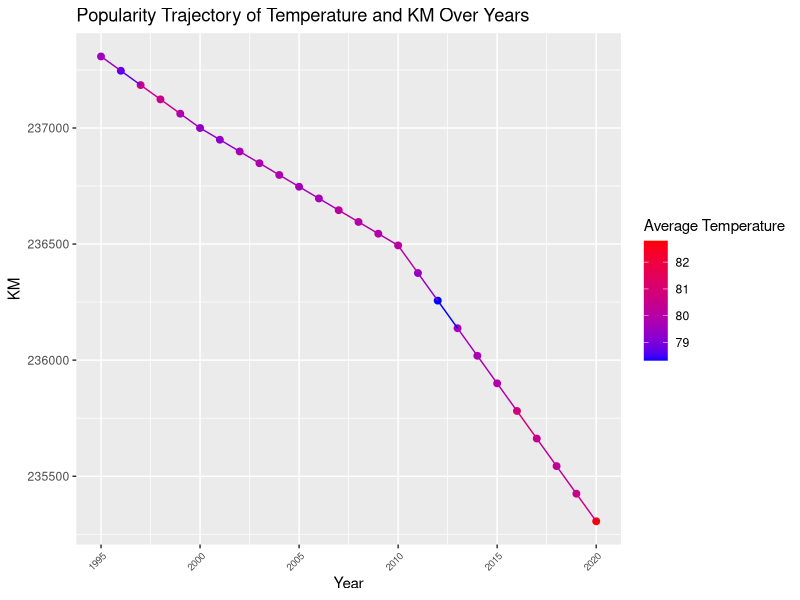
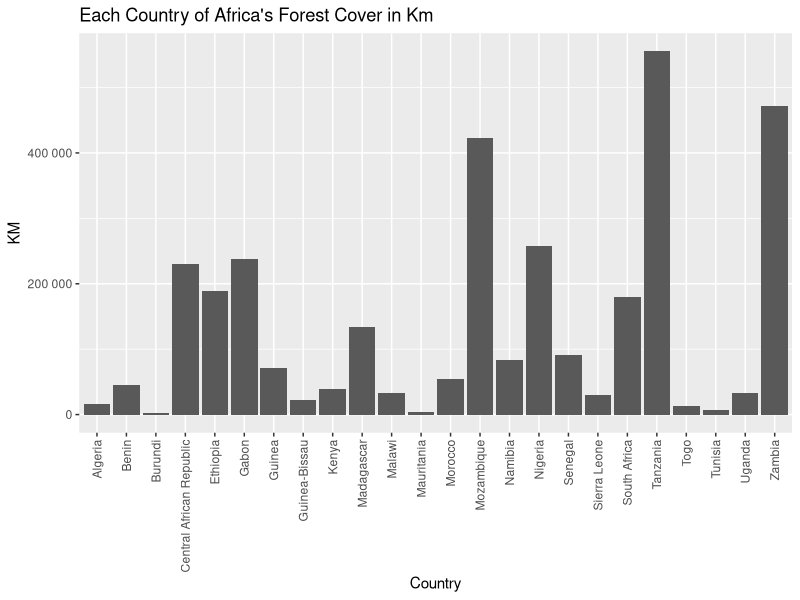
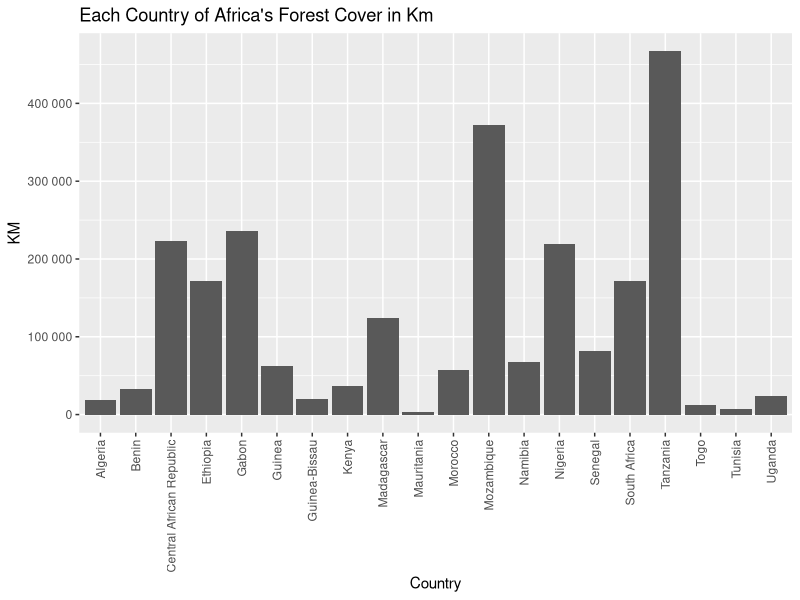
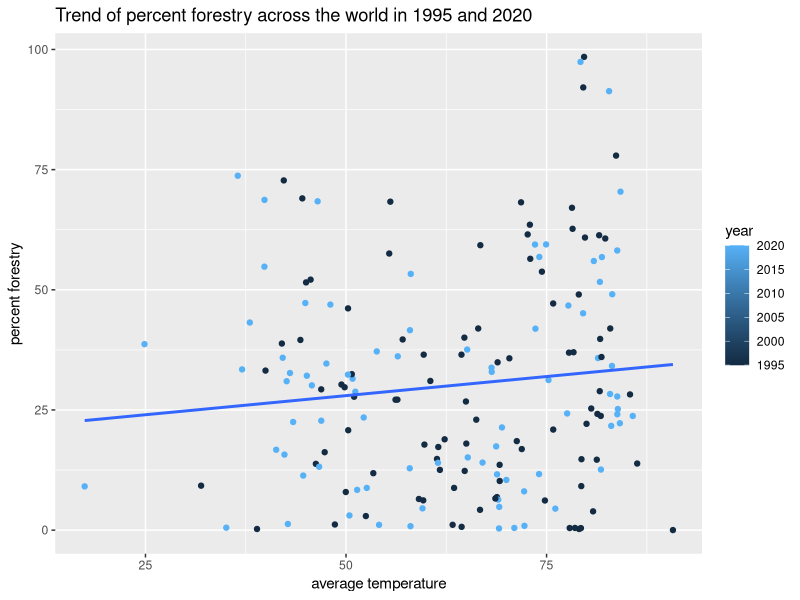
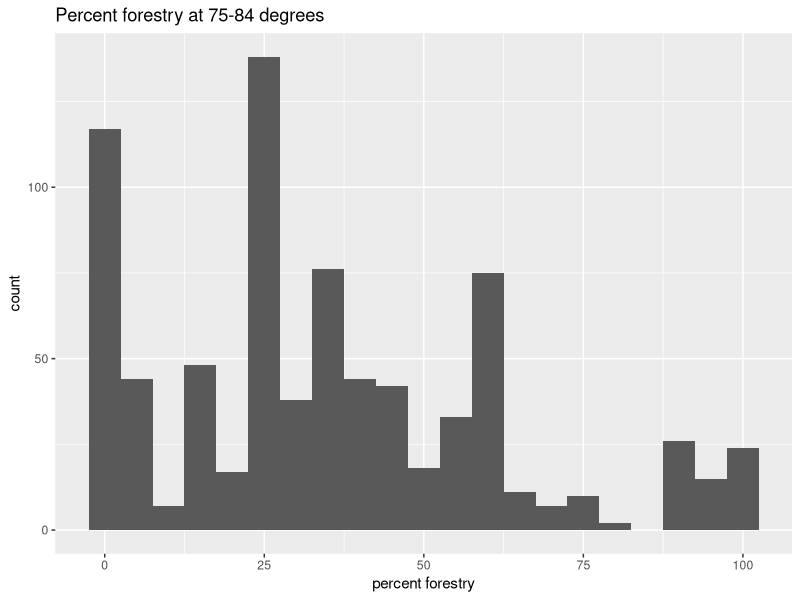
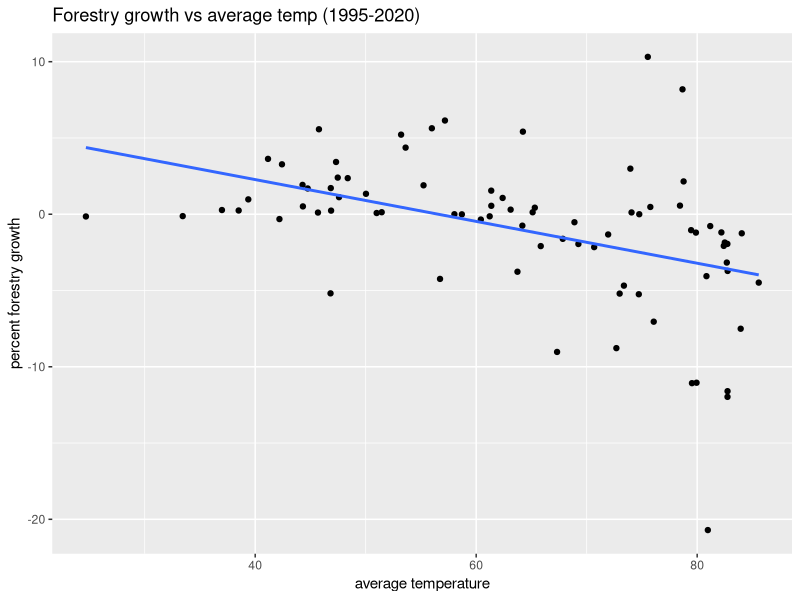
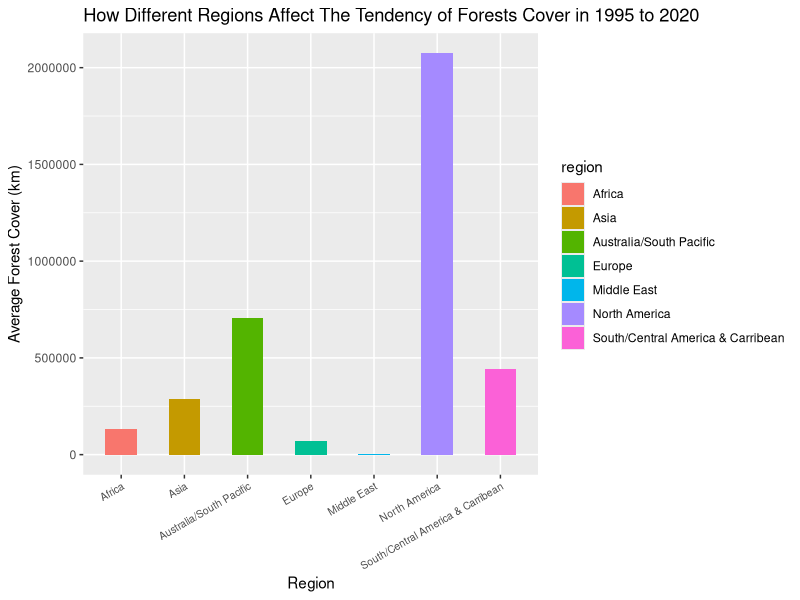
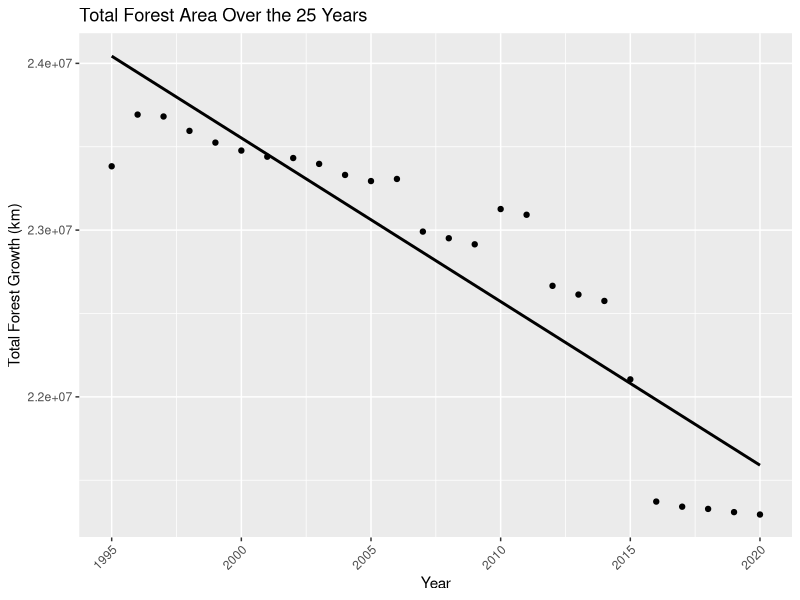

These charts were generated, in order, by the following R code:
## ---- chunk 1
library(readr)
library(dplyr)
library(tidyverse)
library(stringr)
library(ggplot2)
## ---- chunk 2
forest_km <- read_delim("forest_area_km.csv")
forest_percent <- read_delim("forest_area_percent.csv")
global_temp <- read_delim("Global_Temperatures.csv")
## ---- chunk 3
head(forest_km,5) 
head(forest_percent,5) 
head(global_temp,5)
## ---- chunk 4
forest_km <- forest_km %>%
  rename(country = `Country Name`)
  head(forest_km, 5)
## ---- chunk 5
forest_percent <- forest_percent %>%
  rename(country = `Country Name`)
  head(forest_km, 5)
## ---- chunk 6
global_temp <- global_temp %>%
  mutate(year = as.character(year))
## ---- chunk 7
countryList <- c('country', 'Country Code')

longForestKM <- forest_km %>%
   pivot_longer(!countryList, names_to = "year", values_to = "km")
longForestKM

## ---- chunk 8

longForestPercent <- forest_percent %>%
   pivot_longer(!countryList, names_to = "year", values_to = "percent")
longForestPercent
## ---- chunk 9
forest_km_percent <- left_join(longForestKM, longForestPercent)
forest_km_percent
## ---- chunk 10
final_set2 <- inner_join(global_temp, forest_km_percent)
final_set2

final_set2 <- final_set2 %>%
  mutate(year = as.numeric(year))
## ---- chunk 11
final_set2 %>%
  filter(country == "Gabon") %>%
  ggplot(aes(x = year, y = km, color = average_temperature)) +
  geom_point(size = 2) +
  geom_line() +  # Add this line to connect the points
  scale_color_gradient(low = "blue", high = "red") +
  labs(x = "Year", y = "KM", color = "Average Temperature", 
       title = "Popularity Trajectory of Temperature and KM Over Years") +
  theme(axis.text.x = element_text(angle = 45, size = 7, hjust = 1))

## ---- chunk 12
library(scales)

final_set2 %>%
  filter(region == "Africa", year == "1995") %>%
  ggplot() +
  geom_bar(mapping = aes(x = country, y = km), stat = "identity") +
  theme(axis.text.x = element_text(angle = 90, vjust = 0.5, hjust=1)) +
  scale_y_continuous(labels = label_number()) +
  labs(x = "Country", y = "KM",
       title = "Each Country of Africa's Forest Cover in Km")

## ---- chunk 13

final_set2 %>%
  filter(region == "Africa", year == "2018") %>%
  ggplot() +
  geom_bar(mapping = aes(x = country, y = km), stat = "identity") +
  theme(axis.text.x = element_text(angle = 90, vjust = 0.5, hjust=1)) +
  scale_y_continuous(labels = label_number()) +
  labs(x = "Country", y = "KM",
       title = "Each Country of Africa's Forest Cover in Km")

## ---- chunk 14
final_set2 %>% filter(year==2020 | year==1995) %>% group_by(year) %>% 
  ggplot(aes(x=average_temperature, y=percent, col=year)) + geom_point() + 
  geom_smooth(method=lm, se=FALSE) + 
  labs(title="Trend of percent forestry across the world in 1995 and 2020", x="average temperature", y="percent forestry")
## ---- chunk 15
final_set2 %>% filter(year==2020 | year==1995) %>% group_by(year) %>% 
  filter(rank(-percent)==1) %>% summarize(country, average_temperature, percent)
## ---- chunk 16
final_set2 %>% filter(round(average_temperature/10)*10==80) %>% 
  ggplot(aes(x=percent)) + geom_histogram(binwidth=5) + 
  labs(title="Percent forestry at 75-84 degrees", x="percent forestry")
## ---- chunk 17
final_set2 %>% 
  group_by(temperature_range = factor(round(average_temperature/10)*10)) %>% 
  reframe(average_percent=mean(percent, na.rm=TRUE)) %>% 
  arrange(rank(-average_percent))
## ---- chunk 18
final_set2 %>% filter(year==1995 | year==2020) %>% group_by(country) %>% 
  reframe(average_temp=mean(average_temperature), growth=diff(percent)) %>% 
  ggplot(aes(x=average_temp, y=growth)) + geom_point() + 
  geom_smooth(method=lm, se=FALSE) +
  labs(title="Forestry growth vs average temp (1995-2020)", x="average temperature", y="percent forestry growth")
## ---- chunk 19
final_set2 %>% filter(year==1995 | year==2020) %>% group_by(country) %>% 
  reframe(average_temp=mean(average_temperature), growth=diff(percent)) %>% 
  filter(rank(-growth)==1) %>% summarize(country, average_temp, growth)
## ---- chunk 20
final_set2 %>% filter(year==1995 | year==2020) %>% group_by(country) %>% 
  reframe(average_temp=mean(average_temperature), growth=diff(percent)) %>% 
  ungroup() %>% 
  group_by(temperature_range=factor(round(average_temp/10)*10)) %>% 
  reframe(average_growth = mean(growth, na.rm=TRUE)) %>% 
  arrange(rank(-average_growth))
## ---- chunk 21
final_set2 %>% 
  select(region, year, km) %>% 
  group_by(region) %>% 
  summarize(mean_km = mean(km, na.rm = TRUE)) %>% 
  ggplot(aes(region, mean_km, fill = region)) +
  labs(x = "Region", y = "Average Forest Cover (km)",
       title = "How Different Regions Affect The Tendency of Forests Cover in 1995 to 2020") +
  geom_col(width = 0.5) +
  theme(axis.text.x = element_text(angle = 30, size = 7.5, hjust = 1))
## ---- chunk 22
forest_growth <- final_set2 %>%
  group_by(year) %>%
  summarize(total_forestgrowth = sum(km, na.rm = TRUE))
print(forest_growth)


ggplot(forest_growth, aes(x = year, y = total_forestgrowth)) +
  geom_point() +
  geom_smooth(method = "lm", se = FALSE, col = "black") +
  labs(title = "Total Forest Area Over the 25 Years", x = "Year", y = "Total Forest Growth (km)") +
  theme(axis.text.x = element_text(angle = 45, hjust = 1))
